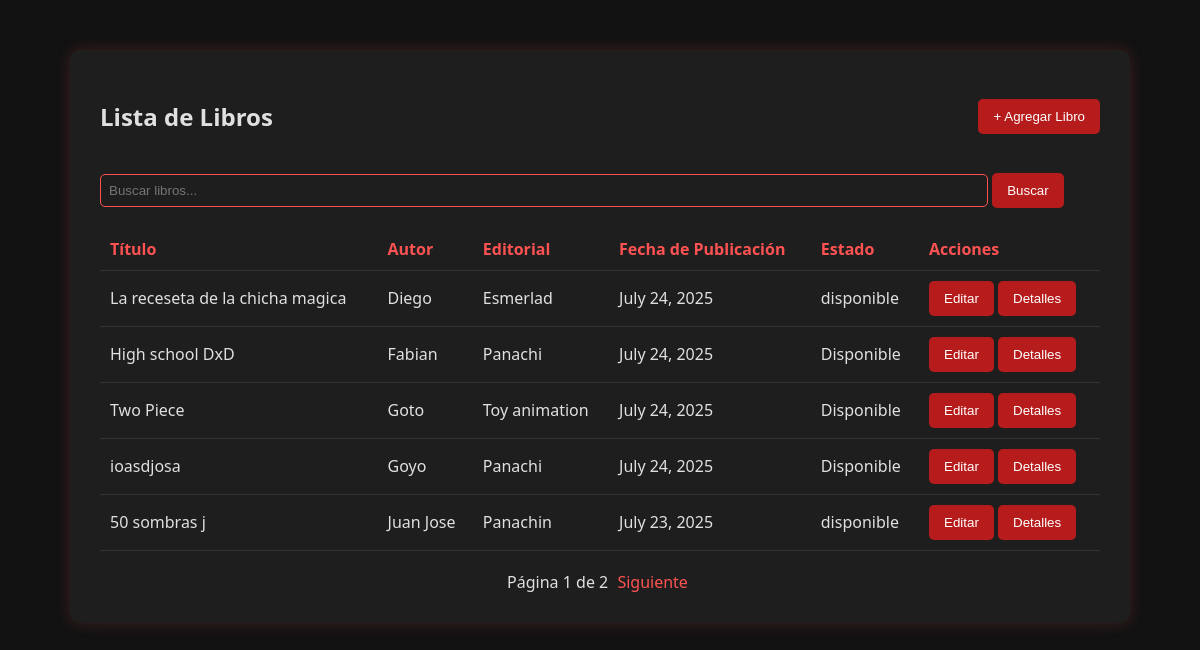
Page /biblioteca/libros/ on the committed database.
### biblioteca/models.py (models this page shows, shortened)
class Libro(models.Model):
    Autor = models.CharField(max_length=100)
    titulo = models.CharField(max_length=100)
    editorial = models.CharField(max_length=100)
    fecha_publicacion = models.DateField()
    estado = models.CharField(max_length=20, choices=[('disponible', 'Disponible'), ('prestado', 'Prestado')], default='disponible')

### biblioteca/views.py (the view)
# urls.py: path('libros/', views.lista_libros, name='lista_libros'),
def lista_libros(request):
    query = request.GET.get('q', '')
    if query:
        libros = Libro.objects.filter(
            Q(titulo__icontains=query) |
            Q(Autor__icontains=query) |
            Q(editorial__icontains=query) |
            Q(fecha_publicacion__icontains=query) |
            Q(estado__icontains=query)
        ).order_by('Autor', 'titulo', 'editorial', 'fecha_publicacion', 'estado')
    else:
        libros = Libro.objects.all().order_by('Autor', 'titulo', 'editorial', 'fecha_publicacion', 'estado')
    paginator = Paginator(libros, 5)  #
    page_number = request.GET.get('page')
    libros = paginator.get_page(page_number)
    return render(request, 'lista_libros.html', {'libros': libros, 'query': query})

### biblioteca/templates/lista_libros.html (shortened to what this page needs)
{% load static %}
<!DOCTYPE html>
<html lang="es">
<head>
  <link rel="stylesheet" href="{% static 'css/estilos.css' %}">
</head>
<body>
<div class="crud-container">
  <div class="top-bar">
    <h2>Lista de Libros</h2>
    <a href="{% url 'agregar_libro' %}">
      <button>+ Agregar Libro</button>
    </a>
  </div>
  <form method="get" style="margin-top: 20px;">
    <input  class="input_busqueda" type="text" name="q" placeholder="Buscar libros..." value="{{ query }}">
    <button type="submit">Buscar</button>
  </form>
  <table>
    <thead>
      <tr>
        <th>Título</th>
        <th>Autor</th>
        <th>Editorial</th>
        <th>Fecha de Publicación</th>
        <th>Estado</th>
        <th>Acciones</th>
      </tr>
    </thead>
    <tbody>
      {% for libro in libros %}
        <tr>
          <td>{{ libro.titulo }}</td>
          <td>{{ libro.Autor }}</td>
          <td>{{ libro.editorial }}</td>
          <td>{{ libro.fecha_publicacion }}</td>
          <td>{{ libro.estado }}</td>
          <td>
            <a href="{% url 'editar_libro' libro.pk %}">
              <button>Editar</button>
            </a>
            <a href="{% url 'detalle_libro' libro.pk %}">
             <button>Detalles</button>
            </a>
          </td>
        </tr>
      {% empty %}
        <tr>
          <td colspan="6">No se encontraron libros</td>
        </tr>
      {% endfor %}
    </tbody>
  </table>
  <div class="pagination">
    Página {{ libros.number }} de {{ libros.paginator.num_pages }}
    {% if libros.has_next %}
      <a href="?page={{ libros.next_page_number }}{% if query %}&q={{ query }}{% endif %}">Siguiente</a>
    {% endif %}
  </div>
</div>
</body>
</html>

### biblioteca/static/css/estilos.css (style rules this page uses)
body { background-color: #121212; color: #e0e0e0; font-family: 'Segoe UI', sans-serif; }
a { color: #ff5252; text-decoration: none; }
button, .btn { background-color: #b71c1c; border: none; color: white; padding: 10px 15px; border-radius: 5px; transition: background 0.3s ease; }
input, select, textarea { background-color: #1e1e1e; color: white; border: 1px solid #ff5252; padding: 8px; border-radius: 5px; width: 100%; }
.input_busqueda { background-color: #1e1e1e; color: white; border: 1px solid #ff5252; padding: 8px; border-radius: 5px; width: 87%; }
h2 { text-align: center; margin-bottom: 20px; }
.crud-container { max-width: 1000px; margin: 50px auto; padding: 30px; background-color: #1e1e1e; border-radius: 10px; box-shadow: 0 0 15px rgba(255, 82, 82, 0.2); }
table { width: 100%; border-collapse: collapse; margin-top: 20px; }
th, td { padding: 10px; text-align: left; border-bottom: 1px solid #333; }
th { color: #ff5252; }
.top-bar { display: flex; justify-content: space-between; align-items: center; }
.pagination { margin-top: 20px; text-align: center; }
.pagination a { margin: 0 5px; }

### rows in the picture
Libro: titulo "La receseta de la chicha magica", Autor "Diego", editorial "Esmerlad", fecha_publicacion "July 24, 2025", estado "disponible"
Libro: titulo "High school DxD", Autor "Fabian", editorial "Panachi", fecha_publicacion "July 24, 2025", estado "Disponible"
Libro: titulo "Two Piece", Autor "Goto", editorial "Toy animation", fecha_publicacion "July 24, 2025", estado "Disponible"
Libro: titulo "ioasdjosa", Autor "Goyo", editorial "Panachi", fecha_publicacion "July 24, 2025", estado "Disponible"
Libro: titulo "50 sombras j", Autor "Juan Jose", editorial "Panachin", fecha_publicacion "July 23, 2025", estado "disponible"

### other values in the picture
{{ libros.number }} "1"
{{ libros.paginator.num_pages }} "2"
